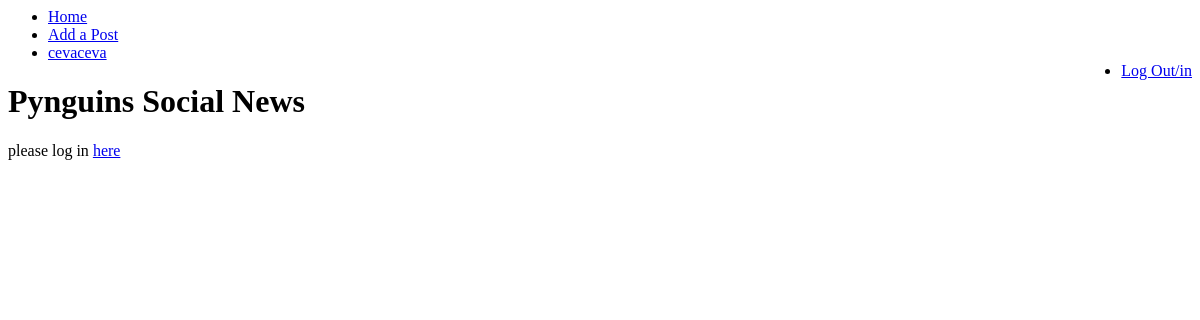
The app's page /, older data.
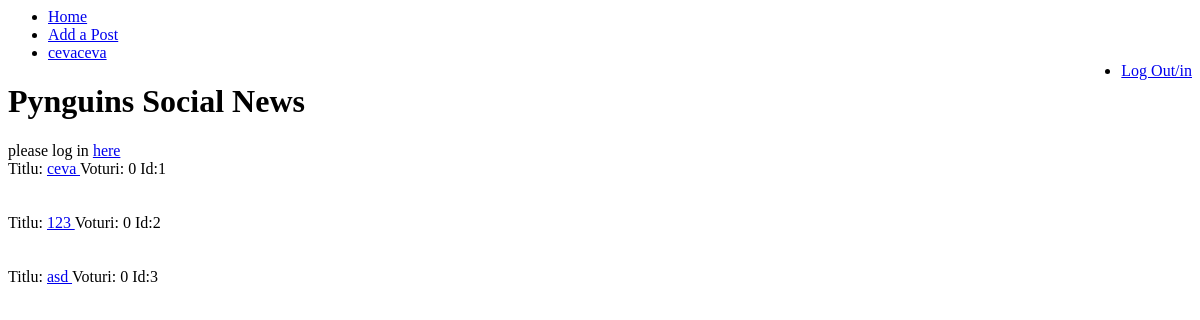
The same page, newer data.
### social_news/models.py (models this page shows)
class Posts(models.Model):
    title = models.CharField(max_length=30)
    upvotes = models.IntegerField(default=0)
    users_liked = models.ManyToManyField(User)
    content = models.TextField(default="")

### social_news/views.py (the view)
# urls.py: url(r'^$', views.homepage)
def homepage(request):
    entries = Posts.objects.all()
    return render(request, 'homepage.html', {'postlist': entries})

### templates/homepage.html
{% load staticfiles %}
<html>
	<head>
	</head>
	<div id = "topmenu">
		<ul>
		  <li><a class="active" href="#home">Home</a></li>
		  <li><a href="#news">Add a Post</a></li>
		  <li><a href="#contact">cevaceva</a></li>
		  <li style="float:right"><a href="#about">Log Out/in</a></li>
		</ul>
	</div>
	<body>
		<h1>Pynguins Social News</h1>
				{% if user.is_authenticated %}
					hello {{ user.username }}
                {% else %}
					please log in <a href="/loginpage/">here</a>
				{% endif %}
                {% for postare in postlist %}
                    <br>
                    <div id="postare">
                        Titlu: <a href="/post/{{postare.id}}"> {{postare.title}} </a>
                        Voturi: {{postare.upvotes}}  Id:{{postare.id}} <br>
                    </div>
                    <br>
                {% endfor %}
	</body>
</html>

Row changes from the older to the newer data that the page shows:
added Posts: title "ceva", upvotes "0", id "1"
added Posts: title "123", upvotes "0", id "2"
added Posts: title "asd", upvotes "0", id "3"
